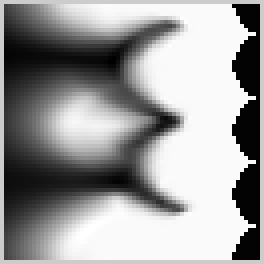
%> input picture data/polar/A_polar.png, 66 x 66 px (shown 4 times larger)
$ octave ShowLogPolar2.m   (GNU Octave 9; MATLAB toolbox functions it lacks are replaced by stand-ins)
%> lines starting %> are read from the running program, lines starting %| are printed output that depends on the picture; in (x1, y1, x2, y2) boxes, pixels count from 0 and x2, y2 are one past the last pixel; in counts of white or black regions, pixels touching at a corner belong together; the program's own positions count from 1
%> the answer given: ../../data/polar/A_polar.png
%> further down, tst_image is the input picture: size 66x66x3 uint16; min 0, max 65535, mean 39644.1
### src/FourierMellin/LogPolar2.m
% Convert input_image to Log Polar coordinates (backward mapping).
% Optional show_flag =1 plots the resulting image.
function lp_output = LogPolar2(input_image,show_flag)
%> called with show_flag = 1

size_u = size(input_image,2);
%> size_u = 66
size_v = size(input_image,1);
%> size_v = 66
[uu vv] = meshgrid(1:1:size_u,1:1:size_v);

size_lr = size_u;
%> size_lr = 66
size_theta = size_v;
%> size_theta = 66
lp_output = zeros(size_lr,size_theta);

tmpu =  zeros(size_lr,size_theta);
tmpv =  zeros(size_lr,size_theta);
% The range of theta always between -pi to pi/2
dtheta = 2*pi / size_theta;
%> dtheta = 0.0952
% Get the maximum radius possible from the input image
% range from log(r=1) to log(r=rmax)
rmax = sqrt( ( (size_u+1)/2 )^2 + ( (size_v+1)/2 )^2 );
%> rmax = 47.38
dr = (log(rmax) / size_lr);
%> dr = 0.0585
for i = 1:size_theta               % for all possible polar coordinates
    for j = 1:size_lr              % r and theta;
        r = exp(dr*j);             % compute the corresponding cartesian
        theta = i * dtheta;        % coordinate;
        tmpu(i,j) = r * cos(theta) + (size_u+1)/2; % save coordinates in
        tmpv(i,j) = r * sin(theta) + (size_v+1)/2; % tmpu and tmpv;
    end
end
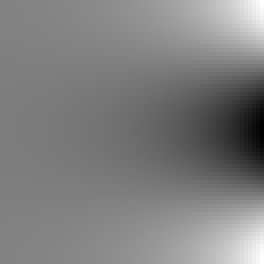
%> tmpu: size 66x66 double (shown 4 times larger); min -13.88, max 80.88, mean 33.5; drawn with min black and max white
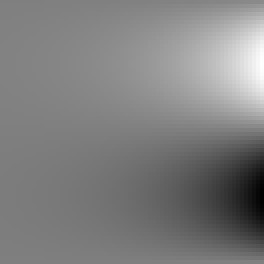
%> tmpv: size 66x66 double (shown 4 times larger); min -13.82, max 80.82, mean 33.5; drawn with min black and max white

lp_output = interp2(uu,vv,input_image,tmpv,tmpu,'cubic');
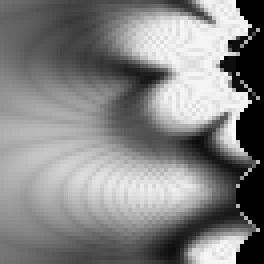
%> lp_output: size 66x66 double (shown 4 times larger); 7.58% of the values are NaN or infinite; the others: min -3439.5, max 75027.2, mean 40491.9; drawn with min black, max white, NaN and infinite black

% Replace the NaN elements with 0 values
ttmp=isnan(lp_output);
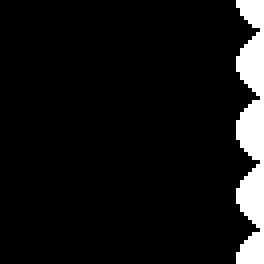
%> ttmp: size 66x66 logical (shown 4 times larger); 7.6% white; 1 white region, box (x1, y1, x2, y2) and area: (59, 0, 66, 66) 330
lp_output(ttmp)=0;
%> lp_output: size 66x66 double; 7.58% of pixels changed, all inside (x1, y1, x2, y2) = (59, 0, 66, 66)

if show_flag == 1
    imtool(lp_output,'DisplayRange',[]);
end

return

### src/FourierMellin/ShowLogPolar2.m
% Show the log polar mapping
[my_filename,my_filepath] = uigetfile( '*.bmp', 'Select file' );
filename = strcat ( my_filepath, my_filename );
%   Open and read the files
tst_image = imread(filename,'BMP');
tst_image = tst_image(:,:,1);
LogPolar2(tst_image,1);
